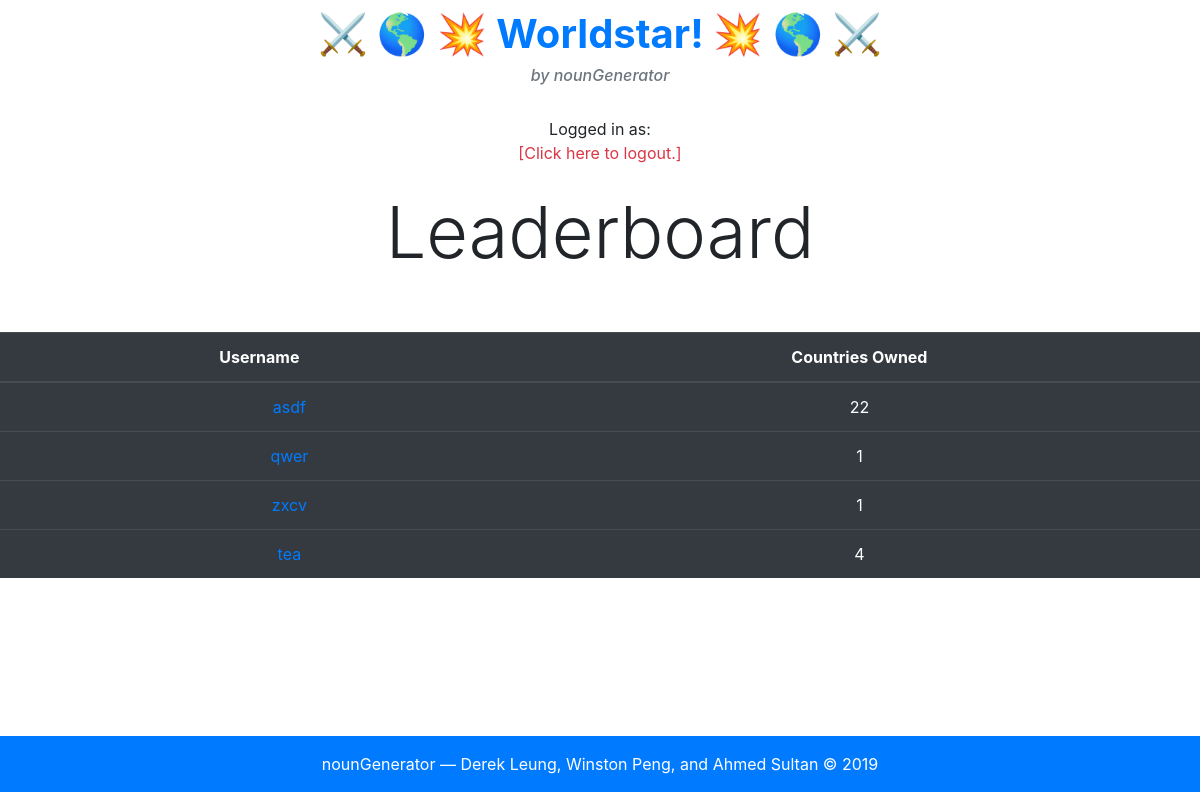
The app's page /leaderboards with its own data.
### tables this page shows
CREATE TABLE userdata(username TEXT, password TEXT, countriesOwned INTEGER, countryList BLOB);

### app.py (the view)
@app.route("/leaderboards")
def leaderboard():
    stuff = []
    with sqlite3.connect(DB_FILE) as connection:
        cur = connection.cursor()
        cur.execute('SELECT username FROM userdata;')
        names = cur.fetchall()
    for i in names:  # loops through all registered usernames
        cur.execute("SELECT * FROM countrydata WHERE OWNER LIKE ? ;",(i[0],)) #cross references username with country owners
        count = len(cur.fetchall())
        stuff.append([i,count])
    sorted(stuff, key =lambda x: x[1], reverse =True)
    print(stuff)
    return render_template("leaderboard.html", stuff = stuff)

### templates/leaderboard.html (shortened to what this page needs)
{% extends "base.html" %}
{% block body %}
<div style="text-align: center;">
<h1 class="display-3">Leaderboard</h1>
<br>
<br>
<table class="table table-dark">
  <thead>
    <tr>
      <th scope="col">Username</th>
      <th scope="col">Countries Owned</th>
    </tr>
  </thead>
  <tbody>
    {% for i in stuff %}
    <tr>
      <td><a class="text-primary" style="text-align: left; padding-left: 5vw;" href="/profile/{{i[0][0]}}"> {{i[0][0]}}</a></td>
      <td>{{i[1]}}</td>
    </tr>
    {% endfor %}
  </tbody>
</table>
</div>
{% endblock %}
{% block logout %}
<div style="text-align: center;">
  <br>
  <a>Logged in as: {{ username }}</a>
</div>
<div style="text-align: center;">
  <a class="text-danger" href="/logout">[Click here to logout.]</a>
</div>
<br>
{% endblock %}

### records on screen
userdata: username "asdf", i "22"
userdata: username "qwer", i "1"
userdata: username "zxcv", i "1"
userdata: username "tea", i "4"
